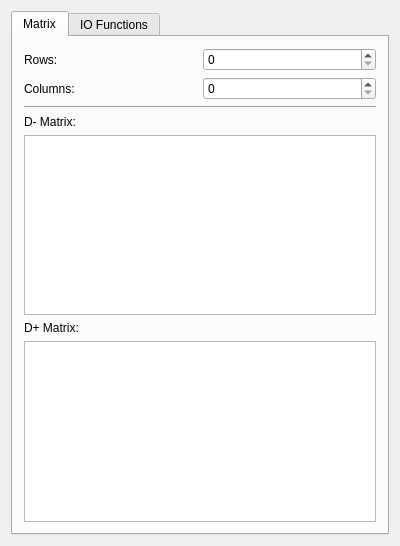
<?xml version="1.0" encoding="UTF-8"?>
<ui version="4.0">
 <class>MatrixWidget</class>
 <widget class="QWidget" name="MatrixWidget">
  <property name="geometry">
   <rect>
    <x>0</x>
    <y>0</y>
    <width>400</width>
    <height>546</height>
   </rect>
  </property>
  <property name="windowTitle">
   <string>MatrixWidget</string>
  </property>
  <layout class="QVBoxLayout" name="verticalLayout_2">
   <item>
    <layout class="QGridLayout" name="gridLayout">
     <item row="0" column="0">
      <widget class="QTabWidget" name="tabWidget">
       <property name="currentIndex">
        <number>0</number>
       </property>
       <widget class="QWidget" name="tab_matrix">
        <attribute name="title">
         <string>Matrix</string>
        </attribute>
        <layout class="QGridLayout" name="gridLayout_2">
         <item row="0" column="0">
          <widget class="QLabel" name="label_rows">
           <property name="text">
            <string>Rows:</string>
           </property>
          </widget>
         </item>
         <item row="0" column="1">
          <widget class="QSpinBox" name="rowsSpinbox">
           <property name="minimum">
            <number>0</number>
           </property>
           <property name="value">
            <number>0</number>
           </property>
          </widget>
         </item>
         <item row="1" column="1">
          <widget class="QSpinBox" name="colsSpinbox">
           <property name="minimum">
            <number>0</number>
           </property>
           <property name="value">
            <number>0</number>
           </property>
          </widget>
         </item>
         <item row="2" column="0" colspan="2">
          <layout class="QVBoxLayout" name="verticalLayout">
           <item>
            <widget class="Line" name="line">
             <property name="orientation">
              <enum>Qt::Horizontal</enum>
             </property>
            </widget>
           </item>
           <item>
            <widget class="QLabel" name="label_minus">
             <property name="text">
              <string>D- Matrix:</string>
             </property>
            </widget>
           </item>
           <item>
            <widget class="QTableView" name="dMinusTable">
             <property name="alternatingRowColors">
              <bool>true</bool>
             </property>
             <property name="textElideMode">
              <enum>Qt::ElideLeft</enum>
             </property>
             <attribute name="horizontalHeaderDefaultSectionSize">
              <number>30</number>
             </attribute>
            </widget>
           </item>
           <item>
            <widget class="QLabel" name="label_plus">
             <property name="text">
              <string>D+ Matrix:</string>
             </property>
            </widget>
           </item>
           <item>
            <widget class="QTableView" name="dPlusTable">
             <property name="alternatingRowColors">
              <bool>true</bool>
             </property>
             <attribute name="horizontalHeaderDefaultSectionSize">
              <number>30</number>
             </attribute>
            </widget>
           </item>
          </layout>
         </item>
         <item row="1" column="0">
          <widget class="QLabel" name="label_cols">
           <property name="text">
            <string>Columns:</string>
           </property>
          </widget>
         </item>
        </layout>
       </widget>
       <widget class="QWidget" name="tab_io">
        <attribute name="title">
         <string>IO Functions</string>
        </attribute>
        <layout class="QGridLayout" name="gridLayout_4">
         <item row="1" column="0">
          <layout class="QGridLayout" name="gridLayout_3">
           <item row="1" column="0">
            <widget class="QTextEdit" name="IFunctionTextedit"/>
           </item>
           <item row="0" column="0">
            <widget class="QLabel" name="label_I">
             <property name="text">
              <string>I Function</string>
             </property>
            </widget>
           </item>
           <item row="3" column="0">
            <widget class="QTextEdit" name="OFunctionTextedit"/>
           </item>
           <item row="2" column="0">
            <widget class="QLabel" name="label_O">
             <property name="text">
              <string>O Function</string>
             </property>
            </widget>
           </item>
           <item row="4" column="0">
            <widget class="QPushButton" name="IOUpdateNetBtn">
             <property name="minimumSize">
              <size>
               <width>0</width>
               <height>35</height>
              </size>
             </property>
             <property name="text">
              <string>Update Net</string>
             </property>
             <property name="flat">
              <bool>false</bool>
             </property>
            </widget>
           </item>
          </layout>
         </item>
        </layout>
       </widget>
      </widget>
     </item>
    </layout>
   </item>
  </layout>
 </widget>
 <layoutdefault spacing="6" margin="11"/>
 <tabstops>
  <tabstop>dPlusTable</tabstop>
  <tabstop>dMinusTable</tabstop>
 </tabstops>
 <resources/>
 <connections/>
</ui>
